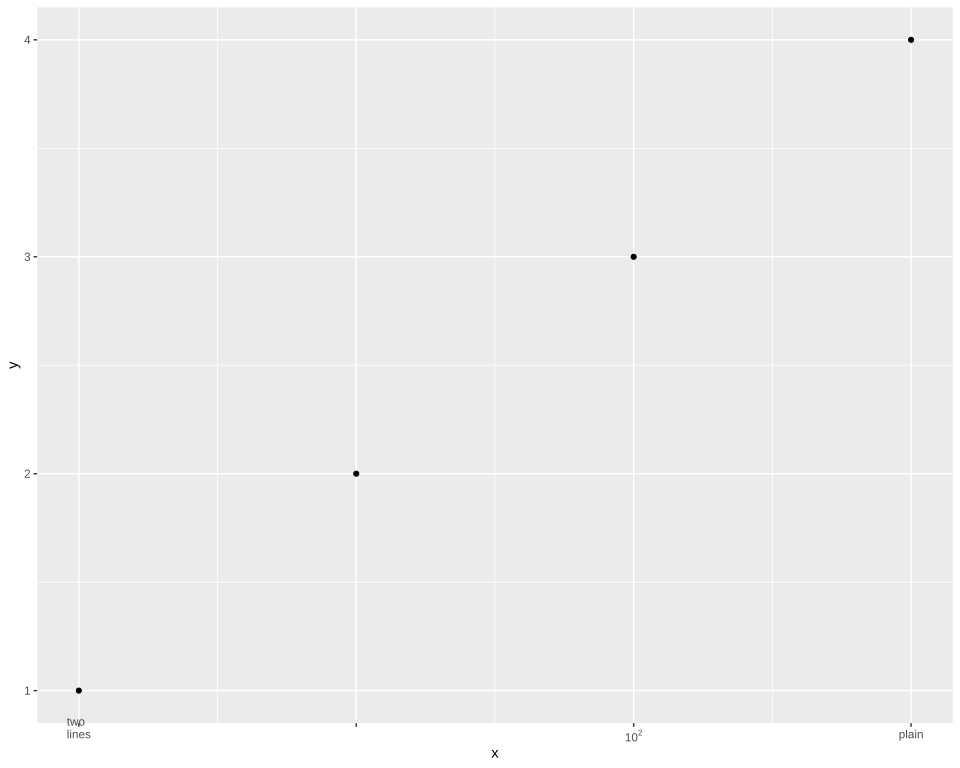

Write the R code that produced this figure.
# The plot test/golden/labels_mixed.svg draws, drawn by ggplot2 itself, as ggplot2's own visual
# tests draw their snapshots: the independent check on that golden whenever it changes. The suite
# never runs this; it needs R, ggplot2 and vdiffr, saved as the Docker image
# giggly-r:ggplot2-4.0.3. From the repository's root:
#
#   docker run --rm -v "$PWD/test/golden":/golden:ro giggly-r:ggplot2-4.0.3 \
#     Rscript /golden/labels_mixed.R > labels_mixed.ggplot2.svg
#
# and compare the two drawings element by element, as test/golden/point.R describes.
#
# An expression vector of labels, as a labels function returning powers among strings makes one:
# every label laid out as plotmath lays it out, a string boxed by its own characters and started
# at its box's start, one of two lines drawn up from its baseline over the ticks, as R draws it;
# the missing label drawn as nothing, its tick kept. First checked with ggplot2 4.0.3 and vdiffr
# 1.0.9: every element and clip path matches but svglite's around the whole drawing, and the one
# departure is test/golden/point.R's, the x axis drawn before the y.

library(ggplot2)

points <- data.frame(x = c(1, 10, 100, 1000), y = c(1, 2, 3, 4))

plot <- ggplot(points, aes(x, y)) +
  geom_point() +
  scale_x_log10(
    breaks = c(1, 10, 100, 1000),
    labels = expression("two\nlines", NA, 10^2, "plain")
  ) +
  theme_gray()

file <- tempfile(fileext = ".svg")
vdiffr::write_svg(plot, file)
cat(readLines(file), sep = "\n")
